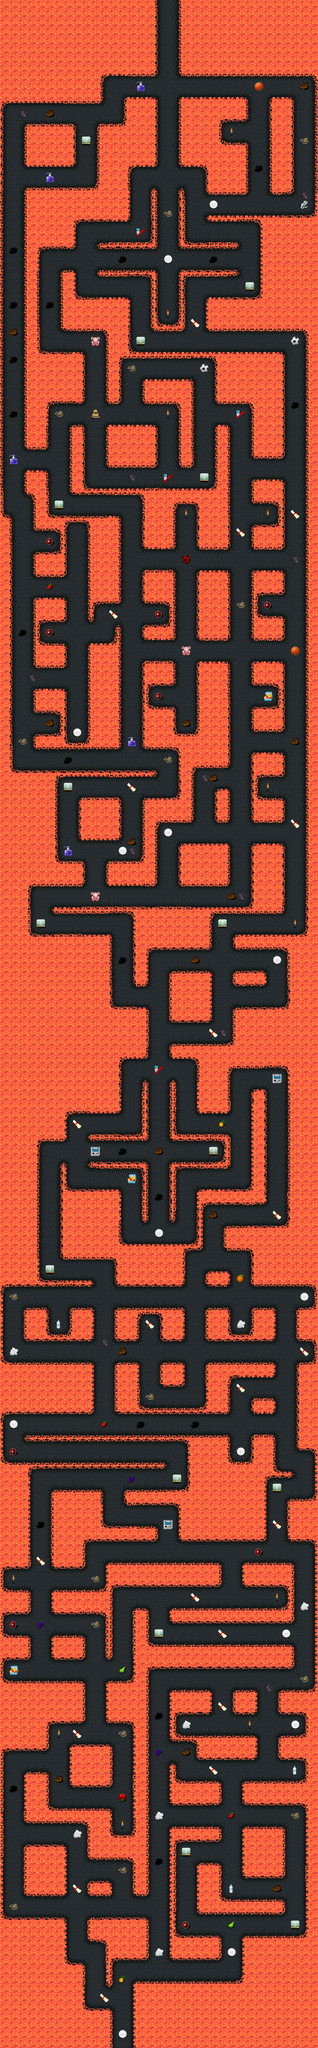

Tiled map render using the project's own tile images. Description and the map definition, with tile-layer contents summarised, below:
An orthogonal 35x225 tile map with 32x32 px tiles, 8 tile layers (Background, StartFinish, Intersection, Maze, ...).

<map version="1.0" orientation="orthogonal" renderorder="right-down" width="35" height="225" tilewidth="32" tileheight="32" nextobjectid="1">
 <tileset firstgid="1" name="integrado" tilewidth="32" tileheight="32" tilecount="630">
  <image source="Tilesets/integrado.png" width="672" height="960" />
  <tile id="15">
   <properties>
    <property name="trapId" value="1" />
   </properties>
  </tile>
  <tile id="483">
   <properties>
    <property name="powerupId" value="4" />
   </properties>
  </tile>
  <tile id="484">
   <properties>
    <property name="powerupId" value="1" />
   </properties>
  </tile>
  <tile id="485">
   <properties>
    <property name="powerupId" value="2" />
   </properties>
  </tile>
  <tile id="486">
   <properties>
    <property name="collectableId" value="2" />
   </properties>
  </tile>
  <tile id="487">
   <properties>
    <property name="collectableId" value="2" />
   </properties>
  </tile>
  <tile id="488">
   <properties>
    <property name="collectableId" value="2" />
   </properties>
  </tile>
  <tile id="489">
   <properties>
    <property name="collectableId" value="2" />
   </properties>
  </tile>
  <tile id="490">
   <properties>
    <property name="collectableId" value="2" />
   </properties>
  </tile>
  <tile id="491">
   <properties>
    <property name="collectableId" value="2" />
   </properties>
  </tile>
  <tile id="492">
   <properties>
    <property name="collectableId" value="2" />
   </properties>
  </tile>
  <tile id="493">
   <properties>
    <property name="collectableId" value="2" />
   </properties>
  </tile>
  <tile id="494">
   <properties>
    <property name="collectableId" value="2" />
   </properties>
  </tile>
  <tile id="495">
   <properties>
    <property name="collectableId" value="2" />
   </properties>
  </tile>
  <tile id="496">
   <properties>
    <property name="collectableId" value="1" />
   </properties>
  </tile>
  <tile id="497">
   <properties>
    <property name="collectableId" value="1" />
   </properties>
  </tile>
  <tile id="498">
   <properties>
    <property name="collectableId" value="1" />
   </properties>
  </tile>
  <tile id="499">
   <properties>
    <property name="collectableId" value="1" />
   </properties>
  </tile>
  <tile id="500">
   <properties>
    <property name="collectableId" value="1" />
   </properties>
  </tile>
  <tile id="501">
   <properties>
    <property name="collectableId" value="1" />
   </properties>
  </tile>
  <tile id="502">
   <properties>
    <property name="collectableId" value="5" />
   </properties>
  </tile>
  <tile id="505">
   <properties>
    <property name="trapId" value="3" />
   </properties>
  </tile>
  <tile id="506">
   <properties>
    <property name="powerupId" value="3" />
   </properties>
  </tile>
  <tile id="507">
   <properties>
    <property name="collectableId" value="5" />
   </properties>
  </tile>
  <tile id="508">
   <properties>
    <property name="collectableId" value="5" />
   </properties>
  </tile>
  <tile id="509">
   <properties>
    <property name="collectableId" value="3" />
   </properties>
  </tile>
  <tile id="510">
   <properties>
    <property name="collectableId" value="4" />
   </properties>
  </tile>
  <tile id="512">
   <properties>
    <property name="trapId" value="2" />
   </properties>
  </tile>
  <tile id="514">
   <properties>
    <property name="trapId" value="4" />
   </properties>
  </tile>
  <tile id="516">
   <properties>
    <property name="collectableId" value="4" />
   </properties>
  </tile>
  <tile id="518">
   <properties>
    <property name="collectableId" value="4" />
   </properties>
  </tile>
  <tile id="521">
   <properties>
    <property name="collectableId" value="3" />
   </properties>
  </tile>
  <tile id="522">
   <properties>
    <property name="collectableId" value="2" />
   </properties>
  </tile>
  <tile id="523">
   <properties>
    <property name="collectableId" value="3" />
   </properties>
  </tile>
  <tile id="525">
   <properties>
    <property name="collectableId" value="5" />
   </properties>
  </tile>
  <tile id="526">
   <properties>
    <property name="collectableId" value="5" />
   </properties>
  </tile>
  <tile id="527">
   <properties>
    <property name="collectableId" value="5" />
   </properties>
  </tile>
  <tile id="528">
   <properties>
    <property name="collectableId" value="5" />
   </properties>
  </tile>
 </tileset>
 <layer name="Background" width="35" height="225">
  <data>[7875 cells, 7875 non-empty, 1 distinct tile ids]</data>
 </layer>
 <layer name="StartFinish" width="35" height="225">
  <properties>
   <property name="finish" value="18,0" />
   <property name="orientation" value="1" />
   <property name="start" value="13,224" />
  </properties>
  <data>[7875 cells, 2 non-empty, 1 distinct tile ids]</data>
 </layer>
 <layer name="Intersection" width="35" height="225">
  <data>[7875 cells, 105 non-empty, 1 distinct tile ids]</data>
 </layer>
 <layer name="Maze" width="35" height="225">
  <data>[7875 cells, 1711 non-empty, 1 distinct tile ids]</data>
 </layer>
 <layer name="Collision" width="35" height="225">
  <data>[7875 cells, 3109 non-empty, 13 distinct tile ids]</data>
 </layer>
 <layer name="Traps" width="35" height="225">
  <data>[7875 cells, 54 non-empty, 4 distinct tile ids]</data>
 </layer>
 <layer name="Powerups" width="35" height="225">
  <data>[7875 cells, 51 non-empty, 4 distinct tile ids]</data>
 </layer>
 <layer name="Collectables" width="35" height="225">
  <data>[7875 cells, 65 non-empty, 18 distinct tile ids]</data>
 </layer>
</map>
